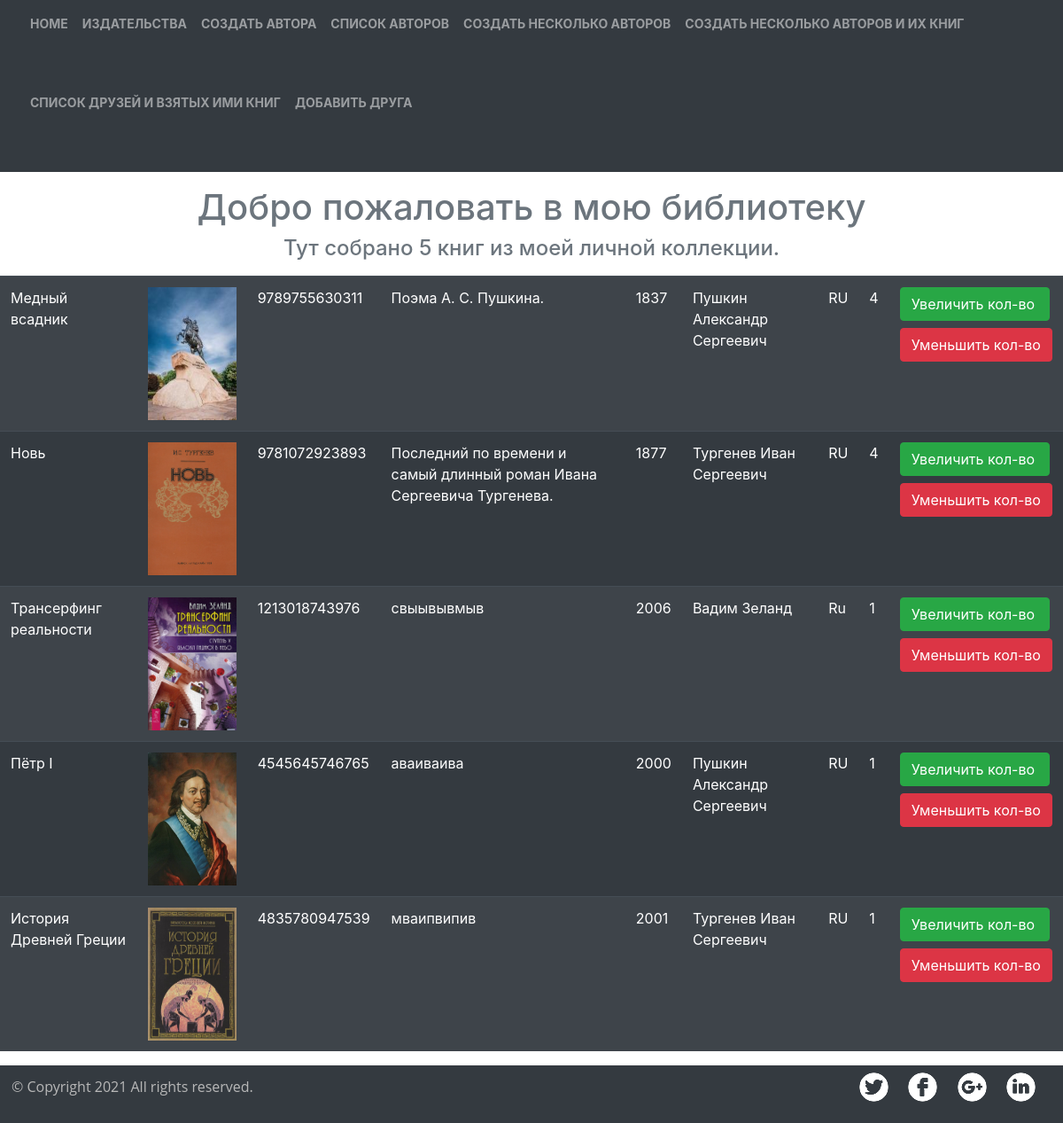
The app's page /index/ with its own data.
### p_library/models.py (models this page shows, shortened)
class Book(models.Model):
    ISBN = models.CharField(max_length=13)
    title = models.TextField()
    description = models.TextField()
    year_release = models.SmallIntegerField()
    author = models.ForeignKey(Author, on_delete=models.CASCADE, related_name="book_author")
    copy_count = models.SmallIntegerField(default=1)
    price = models.DecimalField(max_digits=19, decimal_places=2)
    publisher = models.ForeignKey(Publisher, on_delete = models.CASCADE, null=True, related_name="publisher")
    image = models.ImageField(upload_to='media/books_photo', blank=True)

class Author(models.Model):
    full_name = models.TextField()
    birth_year = models.SmallIntegerField()
    country = models.CharField(max_length=2)

### p_library/views.py (the view)
# urls.py: path('index/', views.index),
def index(request):
    template = loader.get_template('index.html')
    books = Book.objects.all()
    biblio_data = {
        "title": "мою библиотеку",
        "books": books,
    }
    return HttpResponse(template.render(biblio_data, request))

### p_library/templates/index.html (shortened to what this page needs)
{% extends 'base.html' %}
{% block content %}
{% load static %}
    <h1 class="text-center text-secondary mt-3">Добро пожаловать в {{ title }}</h1>
    <h4 class="text-center text-secondary mt-2 mb-3">Тут собрано {{ books|length }} книг из моей личной коллекции.</h4>
    <table  class="table table-striped table-dark">
        <tbody>
            {% for book in books %}
            <tr>
                <td>{{ book.title }}</td>
                <td><img src="/media/{{ book.image }}" height="150px" width="100" alt="{{ book.title }}"></td>
                <td>{{ book.ISBN }}</td>
                <td>{{ book.description }}</td>
                <td>{{ book.year_release }}</td>
                <td>{{ book.author.full_name }}</td>
                <td>{{ book.author.country }}</td>
                <td>{{ book.copy_count }}</td>
                <td>
                    <form action="/index/book_increment/" method="post" enctype="multipart/form-data">
                        <input class="btn btn-success pr-3 mb-2" type="submit" value="Увеличить кол-во" />
                    </form>
                    <form action="/index/book_decrement/" method="post" enctype="multipart/form-data">
                        <input class="btn btn-danger" type="submit" value="Уменьшить кол-во" />
                    </form>
                </td>
            </tr>
        {% endfor %}
        </tbody>
    </table>
{% endblock %}

### p_library/templates/base.html (shortened to what this page needs)
<!DOCTYPE html>
{% load static %}
<html lang="en">
<head>
    <link rel="stylesheet" href="{% static 'css/footer.css' %}">
    <link rel="stylesheet" href="{% static 'css/header.css' %}">
    <link rel="stylesheet" href="{% static 'css/links.css' %}">
    <link rel="stylesheet" href="https://stackpath.bootstrapcdn.com/bootstrap/4.5.2/css/bootstrap.min.css">
    </head>
<body>
    <header>
        {% include "header.html" %}
    </header>
    <main>
        {% block content %}
        {% endblock %}
    </main>
    <footer>
        {% include "footer.html" %}
    </footer>
</body>
</html>

### p_library/templates/header.html
{% load static %}
    <nav class="navbar navbar-expand-sm bg-dark navbar-dark">
        <ul class="navbar-nav">
        <li class="menu-item">
            <a class="nav-link" href="http://127.0.0.1:8000/">Home</a>
        </li>
        <li class="menu-item">
            <a class="nav-link" href="http://127.0.0.1:8000/publishers/">Издательства</a>
        </li>
        <li class="menu-item">
            <a class="nav-link" href="http://127.0.0.1:8000/author/create/">Создать автора</a>
        </li>
        <li class="menu-item">
            <a class="nav-link" href="http://127.0.0.1:8000/authors/">Список авторов</a>
        </li>
        <li class="menu-item">
            <a class="nav-link" href="http://127.0.0.1:8000/author/create_many/">Создать несколько авторов</a>
        </li>
        <li class="menu-item">
            <a class="nav-link" href="http://127.0.0.1:8000/author_book/create_many/">Создать несколько авторов и их книг</a>
        </li>
        <li class="menu-item">
            <a class="nav-link" href="http://127.0.0.1:8000/friends/">Список друзей и взятых ими книг</a>
        </li>
        <li class="menu-item">
            <a class="nav-link" href="http://127.0.0.1:8000/friends/create/">Добавить друга</a>
        </li>
    </ul>
</nav>

### p_library/templates/footer.html
{% load static %}
<div class="footer">
            <p>© Copyright 2021 All rights reserved.</p>
            <div class="social">
                <ul>
                  <li><img src="{% static "img/icons/twitter.svg" %}" alt="twitter" width="33" height="33" style="background-color: #343a40;"></li>
                  <li><img src="{% static "img/icons/facebook.svg" %}" alt="twitter" width="33" height="33" style="background-color: #343a40;"></li>
                  <li><img src="{% static "img/icons/google.svg" %}" alt="twitter" width="33" height="33" style="background-color: #343a40;"></li>
                  <li><img src="{% static "img/icons/linkedin.svg" %}" alt="twitter" width="33" height="33" style="background-color: #343a40;"></li>
                </ul>
            </div>
</div>

### static/css/footer.css (style rules this page uses)
.footer { display: flex; flex-direction: row; margin-top: 10px; background: #343a40; background-color: #343a40; min-height: 65px; display: flex; align-items: center; justify-content: space-between; padding-left: 13px; padding-right: 13px; }
.footer p { font-family: Open Sans; font-style: normal; font-weight: normal; font-size: 16px; color: #B8B8B8; }
.footer ul li { display: inline-block; list-style-type: none; margin-right: 18px; }

### static/css/header.css (style rules this page uses)
.navbar { display: flex; box-sizing: border-box; align-items: stretch; justify-content: center; margin: 0 auto; min-height: 89px; background-color:#343a40; }
.navbar-nav { display: flex; flex-wrap: wrap; align-items: stretch; list-style: none; padding: 0; margin-left: 10px; }
.menu-item { display: flex; align-items: stretch; justify-content: center; min-height: 89px; }

### static/css/links.css (style rules this page uses)
.nav-link { display: flex; align-items: center; color: #220566; font-size: 14px; font-weight: bold; text-decoration: none; text-transform: uppercase; }

### records on screen
Book: title "Медный всадник", image (picture), ISBN "9789755630311", description "Поэма А. С. Пушкина.", year_release "1837", author.full_name "Пушкин Александр Сергеевич", author.country "RU", copy_count "4"
Book: title "Новь", image (picture), ISBN "9781072923893", description "Последний по времени и самый длинный роман Ивана Сергеевича Тургенева.", year_release "1877", author.full_name "Тургенев Иван Сергеевич", author.country "RU", copy_count "4"
Book: title "Трансерфинг реальности", image (picture), ISBN "1213018743976", description "свыывывмыв", year_release "2006", author.full_name "Вадим Зеланд", author.country "Ru", copy_count "1"
Book: title "Пётр I", image (picture), ISBN "4545645746765", description "аваиваива", year_release "2000", author.full_name "Пушкин Александр Сергеевич", author.country "RU", copy_count "1"
Book: title "История Древней Греции", image (picture), ISBN "4835780947539", description "мваипвипив", year_release "2001", author.full_name "Тургенев Иван Сергеевич", author.country "RU", copy_count "1"

### other values on screen
{{ title }} "мою библиотеку"
{{ books|length }} "5"
